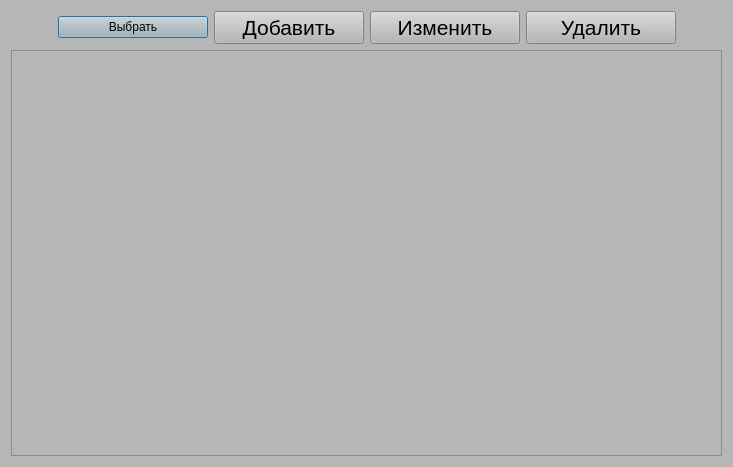
<?xml version="1.0" encoding="UTF-8"?>
<ui version="4.0">
 <class>Dialog</class>
 <widget class="QDialog" name="Dialog">
  <property name="geometry">
   <rect>
    <x>0</x>
    <y>0</y>
    <width>733</width>
    <height>467</height>
   </rect>
  </property>
  <property name="windowTitle">
   <string>Dialog</string>
  </property>
  <property name="styleSheet">
   <string notr="true">background-color: rgb(182, 182, 182);
font: 16pt &quot;Arial&quot;;</string>
  </property>
  <layout class="QVBoxLayout" name="verticalLayout">
   <item>
    <layout class="QVBoxLayout" name="Layout_table">
     <item>
      <layout class="QHBoxLayout" name="horizontalLayout_1">
       <item>
        <spacer name="horizontalSpacer_1">
         <property name="orientation">
          <enum>Qt::Orientation::Horizontal</enum>
         </property>
         <property name="sizeType">
          <enum>QSizePolicy::Policy::Expanding</enum>
         </property>
         <property name="sizeHint" stdset="0">
          <size>
           <width>25</width>
           <height>20</height>
          </size>
         </property>
        </spacer>
       </item>
       <item>
        <widget class="QPushButton" name="Select">
         <property name="minimumSize">
          <size>
           <width>150</width>
           <height>0</height>
          </size>
         </property>
         <property name="text">
          <string>Выбрать</string>
         </property>
        </widget>
       </item>
       <item>
        <widget class="QPushButton" name="Add">
         <property name="minimumSize">
          <size>
           <width>150</width>
           <height>0</height>
          </size>
         </property>
         <property name="font">
          <font>
           <family>Arial</family>
           <pointsize>16</pointsize>
           <italic>false</italic>
           <bold>false</bold>
          </font>
         </property>
         <property name="text">
          <string>Добавить</string>
         </property>
        </widget>
       </item>
       <item>
        <widget class="QPushButton" name="Update">
         <property name="minimumSize">
          <size>
           <width>150</width>
           <height>0</height>
          </size>
         </property>
         <property name="font">
          <font>
           <family>Arial</family>
           <pointsize>16</pointsize>
           <italic>false</italic>
           <bold>false</bold>
          </font>
         </property>
         <property name="text">
          <string>Изменить</string>
         </property>
        </widget>
       </item>
       <item>
        <widget class="QPushButton" name="Delete">
         <property name="minimumSize">
          <size>
           <width>150</width>
           <height>0</height>
          </size>
         </property>
         <property name="font">
          <font>
           <family>Arial</family>
           <pointsize>16</pointsize>
           <italic>false</italic>
           <bold>false</bold>
          </font>
         </property>
         <property name="text">
          <string>Удалить</string>
         </property>
        </widget>
       </item>
       <item>
        <spacer name="horizontalSpacer_2">
         <property name="orientation">
          <enum>Qt::Orientation::Horizontal</enum>
         </property>
         <property name="sizeType">
          <enum>QSizePolicy::Policy::Expanding</enum>
         </property>
         <property name="sizeHint" stdset="0">
          <size>
           <width>25</width>
           <height>20</height>
          </size>
         </property>
        </spacer>
       </item>
      </layout>
     </item>
     <item>
      <widget class="QTableWidget" name="Table">
       <property name="font">
        <font>
         <family>Arial</family>
         <pointsize>16</pointsize>
         <italic>false</italic>
         <bold>false</bold>
        </font>
       </property>
       <property name="editTriggers">
        <set>QAbstractItemView::EditTrigger::NoEditTriggers</set>
       </property>
       <property name="selectionMode">
        <enum>QAbstractItemView::SelectionMode::SingleSelection</enum>
       </property>
       <property name="selectionBehavior">
        <enum>QAbstractItemView::SelectionBehavior::SelectRows</enum>
       </property>
       <property name="textElideMode">
        <enum>Qt::TextElideMode::ElideNone</enum>
       </property>
       <attribute name="horizontalHeaderVisible">
        <bool>true</bool>
       </attribute>
       <attribute name="horizontalHeaderMinimumSectionSize">
        <number>60</number>
       </attribute>
       <attribute name="horizontalHeaderDefaultSectionSize">
        <number>200</number>
       </attribute>
       <attribute name="verticalHeaderVisible">
        <bool>false</bool>
       </attribute>
      </widget>
     </item>
    </layout>
   </item>
  </layout>
 </widget>
 <resources/>
 <connections/>
</ui>
